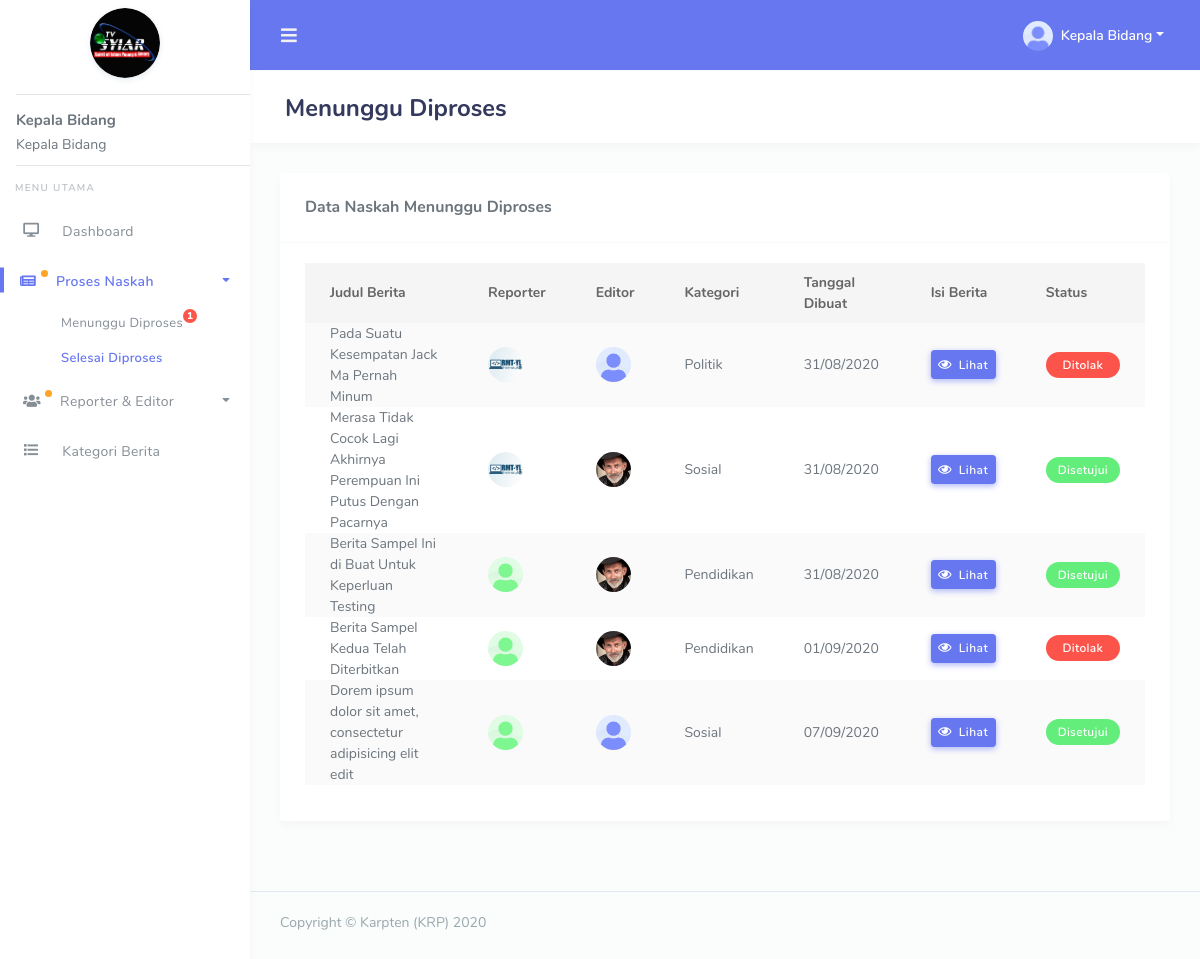
Screenshot of /kabid/selesai_diproses.php (signed in) with the database file from the repository.
### tables this page shows
CREATE TABLE `tb_users` (
  `id` int NOT NULL,
  `nama` varchar(255) NOT NULL,
  `alamat` varchar(255) NOT NULL,
  `no_hp` varchar(255) NOT NULL,
  `jabatan` varchar(255) NOT NULL,
  `foto` varchar(255) NOT NULL DEFAULT 'default.png',
  `username` varchar(255) NOT NULL,
  `password` varchar(255) NOT NULL,
  `status` varchar(255) NOT NULL DEFAULT 'waiting'
);

CREATE TABLE `tb_berita` (
  `id` int NOT NULL,
  `user_id` int NOT NULL,
  `judul` varchar(255) NOT NULL,
  `kategori` varchar(255) NOT NULL,
  `berita_created` text NOT NULL,
  `berita_final` text,
  `tanggal` datetime NOT NULL,
  `konten` varchar(255) DEFAULT NULL,
  `status` varchar(255) NOT NULL
);

### kabid/selesai_diproses.php (the view, shortened to what this page needs)
<?php
require('template/header.php');
$berita = mysqli_query($conn, "SELECT * FROM tb_berita WHERE status = 'verify' OR status = 'verify_' OR status = 'refuse' OR status = 'refuse_'");
?>
<div class="main-content">
  <section class="section">
    <div class="section-header">
      <h1>Menunggu Diproses</h1>
    </div>
    <div class="section-body">
      <div class="row">
        <div class="col-12">
          <div class="card">
            <div class="card-header">
              <h4>Data Naskah Menunggu Diproses</h4>
            </div>
            <div class="card-body">
              <div class="table-responsive">
                <table class="table table-striped" id="table-1">
                  <thead>
                    <tr>
                      <th style="max-width: 180px;">Judul Berita</th>
                      <th>Reporter</th>
                      <th>Editor</th>
                      <th>Kategori</th>
                      <th>Tanggal Dibuat</th>
                      <th>Isi Berita</th>
                      <th>Status</th>
                    </tr>
                  </thead>
                  <tbody>
                    <?php foreach($berita as $dta) {
                      $user_id = $dta['user_id'];
                      $berita_id = $dta['id'];
                      $reporter = mysqli_query($conn, "SELECT * FROM tb_users WHERE id = '$user_id'");
                      $usr = mysqli_fetch_assoc($reporter);
                      $revisi = mysqli_query($conn, "SELECT * FROM tb_revisi WHERE berita_id = '$berita_id'");
                      $rev = mysqli_fetch_assoc($revisi);
                      $editor_id = $rev['editor_id'];
                      $editor = mysqli_query($conn, "SELECT * FROM tb_users WHERE id = '$editor_id'");
                      $edt = mysqli_fetch_assoc($editor);
                      if ($dta['status'] == 'verify_' || $dta['status'] == 'verify') {
                        $caption = 'Disetujui';
                        $color = 'badge-success';
                      } else if ($dta['status'] == 'refuse_' || $dta['status'] == 'refuse') {
                        $caption = 'Ditolak';
                        $color = 'badge-danger';
                      } ?>
                      <tr>
                        <td><?= $dta['judul'] ?></td>
                        <td>
                          <a href="#" data-toggle="modal" data-target="#modal-reporter<?= $dta['id'] ?>">
                            <img alt="image" src="../assets/img/avatar/<?= $usr['foto'] ?>" class="rounded-circle" data-toggle="tooltip" title="" data-original-title="<?= $usr['nama'] ?>" width="35">
                          </a>
                        </td>
                        <td>
                          <a href="#" data-toggle="modal" data-target="#modal-editor<?= $dta['id'] ?>">
                            <img alt="image" src="../assets/img/avatar/<?= $edt['foto'] ?>" class="rounded-circle" data-toggle="tooltip" title="" data-original-title="<?= $edt['nama'] ?>" width="35">
                          </a>
                        </td>
                        <td><?= $dta['kategori'] ?></td>
                        <td><?= date('d/m/Y', strtotime($dta['tanggal'])) ?></td>
                        <td>
                          <a href="#" class="btn btn-icon icon-left btn-primary btn-sm" data-toggle="modal" data-target="#modal-berita<?= $dta['id'] ?>" data-toggle1="tooltip" title="" data-original-title="Lihat Isi Berita"><i class="far fa-eye"></i> Lihat</a>
                        </td>
                        <td>
                          <div class="badge <?= $color ?> col-12"><?= $caption ?></div>
                        </td>
                      </tr>
                    <?php } ?>
                  </tbody>
                </table>
              </div>
            </div>
          </div>
        </div>
      </div>
    </div>
  </section>
</div>
<?php
require('template/footer.php');
?>

### kabid/template/header.php (shortened to what this page needs)
<?php
require('../config.php');
$get_id = $_SESSION['get_id'];
$result = mysqli_query($conn, "SELECT * FROM tb_users WHERE id = '$get_id'");
$get = mysqli_fetch_assoc($result);
$nama = $get['nama'];
$foto = $get['foto'];
$get_proses = mysqli_query($conn, "SELECT * FROM tb_berita WHERE status = 'done'");
$menunggu_diproses = mysqli_num_rows($get_proses);
$get_user_verify = mysqli_query($conn, "SELECT * FROM tb_users WHERE status = 'waiting'");
$user_verify = mysqli_num_rows($get_user_verify);
?>
<!DOCTYPE html>
<html lang="en">
<head>
  <link rel="stylesheet" href="../assets/modules/bootstrap/css/bootstrap.min.css">
  <link rel="stylesheet" href="../assets/modules/fontawesome/css/all.min.css">
  <link rel="stylesheet" href="../assets/modules/jqvmap/dist/jqvmap.min.css">
  <link rel="stylesheet" href="../assets/modules/owlcarousel2/dist/../assets/owl.carousel.min.css">
  <link rel="stylesheet" href="../assets/modules/owlcarousel2/dist/../assets/owl.theme.default.min.css">
  <link rel="stylesheet" href="../assets/modules/summernote/summernote-bs4.css">
  <link href="../assets/modules/richtext-editor/css/froala_editor.min.css" rel="stylesheet">
  <link href="../assets/modules/richtext-editor/css/froala_editor.pkgd.min.css" rel="stylesheet">
  <link rel="stylesheet" href="../assets/modules/datatables/datatables.min.css">
  <link rel="stylesheet" href="../assets/modules/datatables/DataTables-1.10.16/css/dataTables.bootstrap4.min.css">
  <link rel="stylesheet" href="../assets/modules/datatables/Select-1.2.4/css/select.bootstrap4.min.css">
  <link rel="stylesheet" href="../assets/css/style.css">
  <link rel="stylesheet" href="../assets/css/components.css">
  </head>
  <body>
    <div id="app">
      <div class="main-wrapper main-wrapper-1">
        <div class="navbar-bg"></div>
        <nav class="navbar navbar-expand-lg main-navbar">
          <form class="form-inline mr-auto">
            <ul class="navbar-nav mr-3">
              <li><a href="#" data-toggle="sidebar" class="nav-link nav-link-lg"><i class="fas fa-bars"></i></a></li>
            </ul>
          </form>
          <ul class="navbar-nav navbar-right">
            <li class="dropdown"><a href="#" data-toggle="dropdown" class="nav-link dropdown-toggle nav-link-lg nav-link-user">
              <img alt="image" src="../assets/img/avatar/<?= $foto ?>" class="rounded-circle mr-1">
              <div class="d-sm-none d-lg-inline-block"><?= $nama ?></div></a>
            </li>
          </ul>
        </nav>
        <div class="main-sidebar sidebar-style-2">
          <aside id="sidebar-wrapper">
            <div class="sidebar-brand">
              <a href="index.php">
                <img src="../assets/img/logo.png" alt="logo" width="70" class="mt-2 shadow-light rounded-circle">
              </a>
              <div class="text-left pl-3">
                <hr style="margin-bottom: -5px;">
                <b style="font-size: 15px;"><?= $nama ?></b>
                <p style="margin-bottom: -10px; margin-top: -20px;">Kepala Bidang</p>
                <hr>
              </div>
            </div>
            <ul class="sidebar-menu mt-3">
              <li class="menu-header">Menu Utama</li>
              <li id="dashboard"><a class="nav-link" href="index.php"><i class="fa fa-desktop"></i> <span>Dashboard</span></a></li>
              <li class="dropdown" id="proses_naskah">
                <a href="#" class="nav-link has-dropdown" data-toggle="dropdown">
                  <?php if ($menunggu_diproses >= 1) { ?>
                    <span class="beep" style="width: 40px;">
                      <i class="fa fa-newspaper" style="margin-left: -2px;"></i>
                    </span>
                  <?php } else { ?>
                    <i class="fa fa-newspaper"></i>
                  <?php } ?>
                  <span>Proses Naskah</span>
                </a>
                <ul class="dropdown-menu">
                  <li id="menunggu_diproses">
                    <a class="nav-link" href="menunggu_diproses.php">Menunggu Diproses
                      <?php if ($menunggu_diproses >= 1) { ?>
                        <span class="badge badge-danger text-center mb-3" style="width: 14px; padding: 2px; font-size: 10px;"><b><?= $menunggu_diproses ?></b></span>
                      <?php } ?>
                    </a>
                  </li>
                  <li id="selesai_diproses">
                    <a class="nav-link" href="selesai_diproses.php">Selesai Diproses</a>
                  </li>
                </ul>
              </li>
              <li class="dropdown" id="repoter_editor">
                <a href="#" class="nav-link has-dropdown" data-toggle="dropdown">
                  <?php if ($user_verify >= 1) { ?>
                    <span class="beep" style="width: 40px;">
                      <i class="fa fa-users" style="margin-left: -2px;"></i>
                    </span>
                  <?php } else { ?>
                    <i class="fa fa-users"></i>
                  <?php } ?>
                  <span>Reporter & Editor</span>
                </a>
              </li>
              <li id="kategori_berita"><a class="nav-link" href="kategori_berita.php"><i class="fa fa-list"></i> <span>Kategori Berita</span></a></li>
            </aside>
          </div>

### rows the page displays
tb_users: foto (placeholder picture), nama "Kepala Bidang"
tb_berita: judul "Pada Suatu Kesempatan Jack Ma Pernah Minum", user.foto (picture), tb_users.foto (placeholder picture), kategori "Politik", tanggal "31/08/2020", status "Ditolak"
tb_berita: judul "Merasa Tidak Cocok Lagi Akhirnya Perempuan Ini Putus Dengan Pacarnya", user.foto (picture), tb_users.foto (picture), kategori "Sosial", tanggal "31/08/2020", status "Disetujui"
tb_berita: judul "Berita Sampel Ini di Buat Untuk Keperluan Testing", user.foto (picture), tb_users.foto (picture), kategori "Pendidikan", tanggal "31/08/2020", status "Disetujui"
tb_berita: judul "Berita Sampel Kedua Telah Diterbitkan", user.foto (picture), tb_users.foto (picture), kategori "Pendidikan", tanggal "01/09/2020", status "Ditolak"
tb_berita: judul "Dorem ipsum dolor sit amet, consectetur adipisicing elit edit", user.foto (picture), tb_users.foto (placeholder picture), kategori "Sosial", tanggal "07/09/2020", status "Disetujui"

### other values shown
$menunggu_diproses "1"
